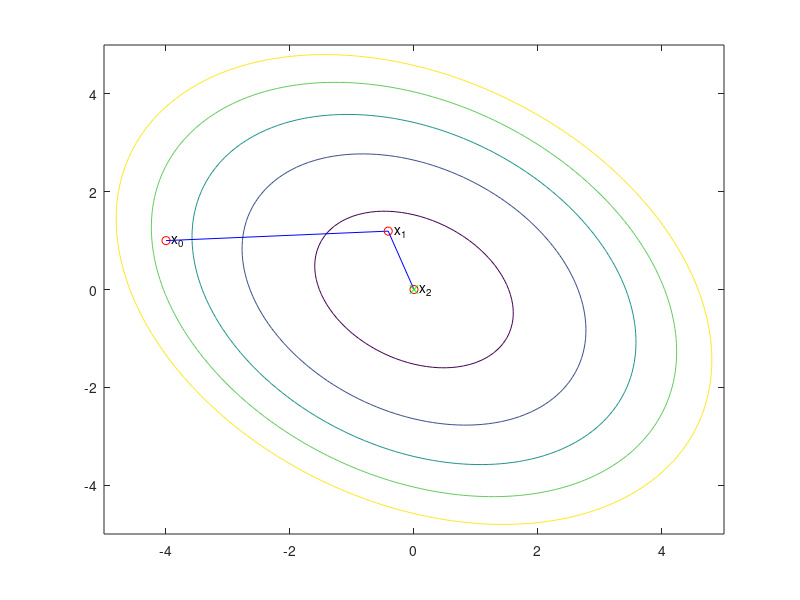

Source code (MATLAB):
Q = [1/3 1/10;
     1/10 1/3];
b = [0; 0];
f = @(x) 1/3*x(1)^2 + 1/3*x(2)^2 + 1/5*x(1)*x(2);
grad_f = @(x) Q*x - b;

x0 = [-4; 1];
g0 = grad_f(x0);
d0 = -g0;
xk = x0;
gk = g0;
dk = d0;
iteration = 0;

levels = linspace(-7, 7, 10);
[x, y] = meshgrid(-5:0.1:5);
z = zeros(size(x));
for i = 1:numel(x)
    z(i) = f([x(i); y(i)]);
end
contour(x, y, z, levels);
hold on;

plot(x0(1), x0(2), 'ro');
text(x0(1), x0(2), '  x_0');

while norm(gk) > 1e-6
    alphak = (gk' * gk) / (dk' * Q * dk);
    xk_new = xk + alphak * dk;
    plot([xk(1) xk_new(1)], [xk(2) xk_new(2)], 'b');
    plot(xk_new(1), xk_new(2), 'ro');
    text(xk_new(1), xk_new(2), ['  x_', num2str(iteration+1)]);
    gk_new = grad_f(xk_new);
    betak1 = (gk_new' * gk_new) / (gk' * gk);
    dk_new = -gk_new + betak1 * dk;
    xk = xk_new;
    gk = gk_new;
    dk = dk_new;
    iteration = iteration + 1;
end

plot(xk(1), xk(2), 'gx');
hold off;

disp('Minimum point x:');
disp(xk);
disp('Minimum value f(x):');
disp(xk'*Q*xk/2 - b'*xk);
disp('Number of iterations:');
disp(iteration);